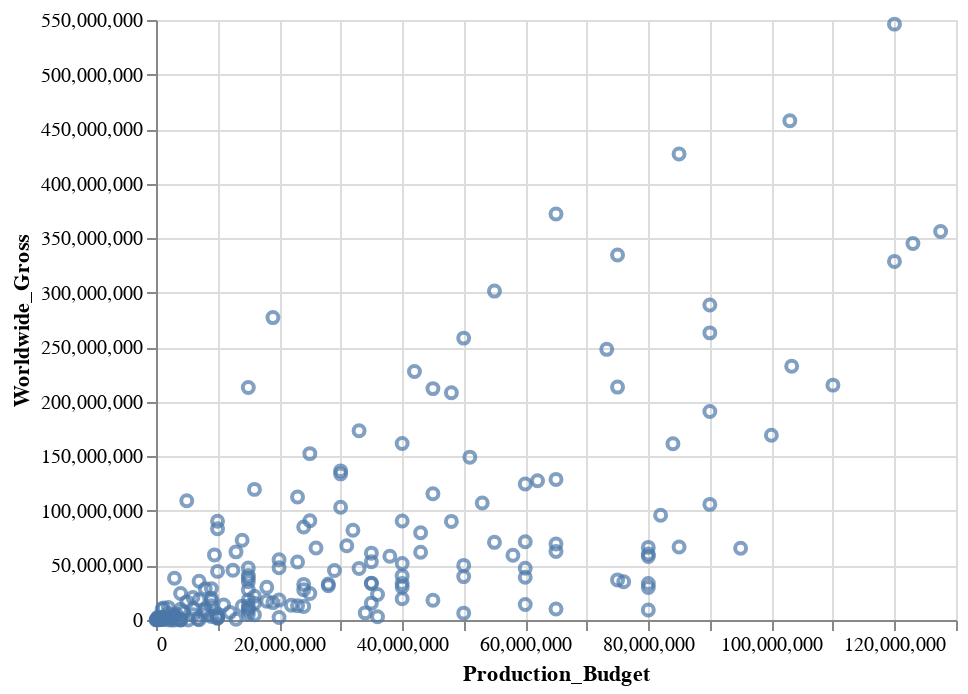

Notebook code cell kept with this figure:
### Code cell
display(chart)

### Figure 1 — Vega-Lite specification as saved in the notebook (floating-point values rounded to 4 significant figures; data arrays with more than 128 entries replaced by an {"elided": "..."} marker saying what was removed)
{"config": {"view": {"continuousWidth": 400, "continuousHeight": 300}}, "data": {"name": "data-07b5306da37fdc34e4db36a5f2c45f13"}, "mark": "point", "encoding": {"x": {"field": "Production_Budget", "type": "quantitative"}, "y": {"field": "Worldwide_Gross", "type": "quantitative"}}, "$schema": "https://vega.github.io/schema/vega-lite/v4.17.0.json", "datasets": {"data-07b5306da37fdc34e4db36a5f2c45f13": {"elided": "188 records"}}}
